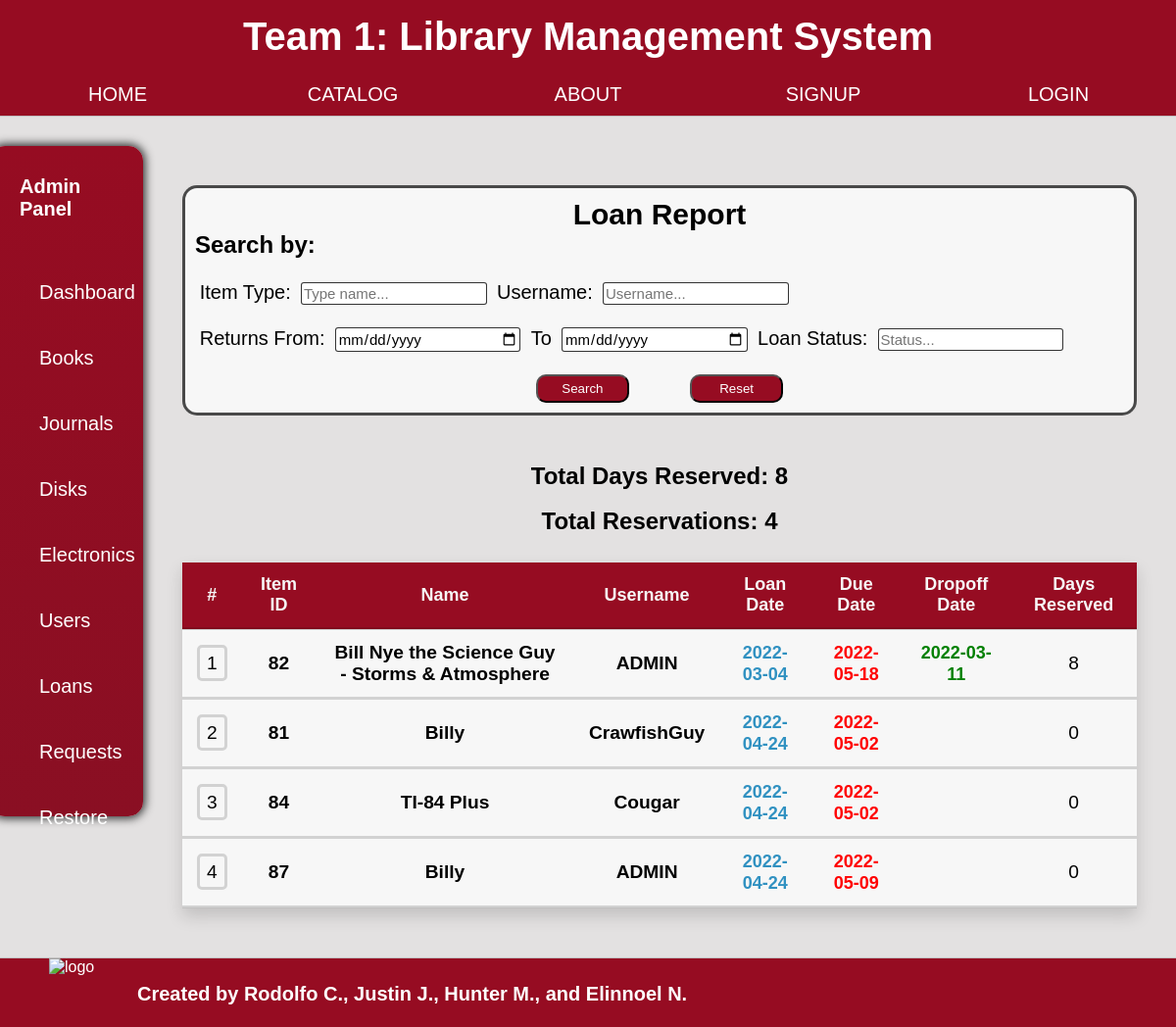
Page /admin/loanreport.php on the committed database.
### tables this page shows
CREATE TABLE `loan` (
  `Loan_id` int(11) NOT NULL,
  `Item` int(11) DEFAULT NULL,
  `User` int(11) NOT NULL,
  `Loan_date` date NOT NULL,
  `Return_date` date NOT NULL,
  `Drop_date` date DEFAULT NULL,
  `Returned` int(6) NOT NULL DEFAULT 0
);

CREATE TABLE `item` (
  `Item_id` int(11) NOT NULL,
  `Disk_id` int(11) DEFAULT NULL,
  `Electronic_id` int(11) DEFAULT NULL,
  `Book_id` int(11) DEFAULT NULL,
  `Journal_id` int(11) DEFAULT NULL,
  `User_id` int(11) NOT NULL,
  `In_Use` int(6) NOT NULL DEFAULT 0
);

CREATE TABLE `user` (
  `User_id` int(11) NOT NULL,
  `Fname` varchar(50) DEFAULT NULL,
  `Lname` varchar(50) DEFAULT NULL,
  `Email` varchar(50) NOT NULL,
  `Username` varchar(16) NOT NULL,
  `Password` varchar(255) NOT NULL,
  `Balance` decimal(10,2) UNSIGNED NOT NULL DEFAULT 0.00,
  `DOB` date DEFAULT NULL,
  `Pnumber` varchar(20) DEFAULT NULL,
  `Current_orders` int(11) NOT NULL DEFAULT 0,
  `Created` datetime DEFAULT NULL,
  `User_Status` varchar(6) NOT NULL DEFAULT 'user',
  `Deleted_id` tinyint(4) NOT NULL DEFAULT 0
);

### admin/loanreport.php (the view, shortened to what this page needs)
<?php
    include_once 'adminpanel.php';
    $Output = '';
    $Variables = '';
    $SessionVars = array();
    $Output2 = '';
    $loanstat = $_SESSION["Loan-Status"];
    if($_SESSION["Loan-Status"] != '%%'){
        if($_SESSION["Loan-Status"] == "Loaned") {
            $loanstat = " AND loan.Returned = 0 ";
        } else if($_SESSION["Loan-Status"] == "Returned") {
            $loanstat = " AND loan.Returned = 1 ";
        } else {
            $loanstat = '';
        }
    }
?>
    <div class="content">
        <head2> <title>Loan Reports</title> <link rel="stylesheet" href="../style.css"> <link rel="stylesheet" href="astyle.css"></head2>
       <form class="admin-form">
            <h2 style = "text-align:center;">Loan Report</h2>
            <h4>Search by:</h4><br>
                <label class="admin-label">Item Type:</label>
                <input list="listType" name="type" placeholder="Type name..." class="admin-list"
                    <?php if($_SESSION["Report-IType"] != '%%'){$Value =  'value = "'.substr($_SESSION["Report-IType"], 0, 0).'"';echo $Value;}?>>
                <label class="admin-label">Username:</label>
                    <input list="listUsername" name="Username" class="admin-list" placeholder="Username..."
                    <?php if($_SESSION["User-Username"] != '%%'){ $Value =  'value = "'.substr($_SESSION["User-Username"], 1, -1).'"'; echo $Value; } ?>>
                    </input><br><br>
                <label class="admin-label">Returns From:</label>
                    <input type="date" name="Date-From" class="admin-list"
                        <?php if(!empty($_SESSION["Loan-Date-From"])){ $Value =  'value = "' .$_SESSION["Loan-Date-From"].'"'; echo $Value; } ?>>
                    <label class="admin-label">To</label>
                    <input type="date" name="Date-To" class="admin-list"
                        <?php if(!empty($_SESSION["Loan-Date-To"])){ $Value =  'value = "' .$_SESSION["Loan-Date-To"].'"'; echo $Value; } ?>>
                <label class="admin-label">Loan Status:</label>
                <input list="listStatus" name="Status" placeholder="Status..." class="admin-list"
                    <?php if($_SESSION["Loan-Status"] != '%%'){ $Value =  'value = "'.substr($_SESSION["Loan-Status"], 0, 0).'"'; echo $Value; } ?>>
                </input> <br><br>
            <div class="admin-button-line">
                <label class="admin-button">
                    <button type="submit" name ="submit">Search</button>
                </label>
                <label class="admin-button">
                    <button type="submit" name ="reset">Reset</button>
                </label>
            </div>
        </form>
        <div class="sum">
            <?php
                $sql3="SELECT SUM(DATEDIFF(loan.Drop_date, loan.Loan_date)+1) as Days_Reserved
                FROM loan
                INNER JOIN user on user.User_id = loan.User
                INNER JOIN item on item.Item_id = loan.Item
                WHERE item".$Output." IS NOT NULL ".$Output2.$loanstat;
                $stmt3 = mysqli_stmt_init($con);
                if(!mysqli_stmt_prepare($stmt3,$sql3)){echo "SQL statement failed";}
                else{
                    if(!empty($Variables)){
                        mysqli_stmt_bind_param($stmt3, $Variables, ...$SessionVars);
                        mysqli_stmt_execute($stmt3);
                        $result3=mysqli_stmt_get_result($stmt3);
                    }
                    else {
                        $result3 = mysqli_query($con,$sql3);
                    }
                    $row3 = mysqli_fetch_assoc($result3);
                    $total = $row3["Days_Reserved"];
                    echo "<h2 style='text-align: center'>Total Days Reserved: ".$total."</h2><br/>";
                }
             ?>
        </div>
        <table class = "content-table">
            <thread>
                <tr style = "font-size:18px;">
                    <th style = "width:1%;">#</th>
                    <th>Item ID</th>
                    <th>Name</th>
                    <th>Username</th>
                    <th>Loan Date</th>
                    <th>Due Date</th>
                    <th>Dropoff Date</th>
                    <th>Days Reserved</th>
                </tr>
            </thread>
            <?php
                include '../connect.php';
                $num = 0;
                $result = "";
                $sql = "SELECT item.Item_id,user.Username, loan.Returned, loan.Loan_date, loan.Return_date, loan.Drop_date, DATEDIFF(loan.Drop_date, loan.Loan_date) as Days_Reserved, COALESCE(book.Name, journal.Name, electronic.Model, disk.Name) AS name, COALESCE(book.Img, journal.Img, electronic.Img, disk.Img) AS Img, COALESCE(book.Description, journal.Description, electronic.Description, disk.Description) AS Description
                FROM loan
                INNER JOIN item on item.Item_id = loan.Item
                LEFT JOIN book ON item.Book_id = book.Book_id
                LEFT JOIN journal ON item.Journal_id = journal.Journal_id
                LEFT JOIN disk ON item.Disk_id = disk.Disk_id
                LEFT JOIN electronic ON item.Electronic_id = electronic.Electronic_id
                INNER JOIN user on user.User_id = loan.User
                WHERE item".$Output." IS NOT NULL ".$Output2.$loanstat." ORDER BY loan.Drop_date DESC";
                $stmt = mysqli_stmt_init($con);
                if(!mysqli_stmt_prepare($stmt,$sql)){echo "SQL statement failed";}
                else{
                    if(!empty($Variables)){
                        mysqli_stmt_bind_param($stmt, $Variables, ...$SessionVars);
                        mysqli_stmt_execute($stmt);
                        $result=mysqli_stmt_get_result($stmt);
                    }
                    else{ $result = mysqli_query($con,$sql);}
                    $numres = 0;
                    if(mysqli_num_rows($result) > 0) {
                        $numres = mysqli_num_rows($result);
                    };
                    echo "<h2 style='text-align: center'>Total Reservations: ".$numres."</h2><br/>";
                if(!empty($result)){
                    while($row=mysqli_fetch_assoc($result)){
                    $Item = $row['Item_id'];
                    $Name = $row['name'];
                    $Username = $row['Username'];
                    $LoanStart = $row['Loan_date'];
                    $LoanDue = $row['Return_date'];
                    $LoanEnd = $row['Drop_date'];
                    $Days = $row['Days_Reserved'];
                    if(is_null($Days)) {
                        $Days = 0;
                    } else {
                        $Days = $Days + 1;
                    }
                    $Image = $row['Img'];
                    $Description = $row['Description'];
                    $num += 1;
                    echo '
                    <tbody>
                        <tr id = '.$num.'>
                            <td id = "'.$num.'" onclick ="content()">
                                <s style="padding:5px 7px; border-radius: 5px;">'.$num.'</s>
                            </td>
                            <td id = "'.$num.'" onclick ="content()">
                                <b>'.$Item.'</b><br>
                            </td>
                            <td id = "'.$num.'" onclick ="content()">
                                <b>'.$Name.'</b><br>
                            </td>
                            <td id = "'.$num.'" onclick ="content()">
                                <b>'.$Username.'</b><br>
                            </td>
                            <td class = "admin-table-name" id = "'.$num.'" onclick ="content()">
                                <b style = "color: #3091C1; font-size: 18px;">'.$LoanStart.'</b><br>
                            </td>
                            <td class = "admin-table-name" id = "'.$num.'" onclick ="content()">
                                <b style = "color: red; font-size: 18px;">'.$LoanDue.'</b><br>
                            </td>
                            <td class = "admin-table-name" id = "'.$num.'" onclick ="content()">
                                <b style = "color: green; font-size: 18px;">'.$LoanEnd.'</b><br>
                            </td>
                            <td id = "'.$num.'" onclick ="content()">'.$Days.'</td>';
                    echo'
                        </tr>
                        <div class="modal" id="modal'.$num.'">
                                                <b>Item ID:</b> '.$Item.'
                                                <b>Item Name:</b> '.$Name.'
                                                <img src="../img/'.$Image.'" width=160 height=240 style="box-shadow: 0 .5rem 1rem rgba(0,0,0,.15)!important; border: 3px solid rgba(0,0,0,.25); border-radius: 5px;">
                                            <div style="margin-left: 10px;display:inline-block;"><small>'.$Description.'</small></div>
                                                <b>Date Started:</b> '.$LoanStart.'
                                                <b>Date Due:</b> '.$LoanDue.'
                                                <b>Date Returned:</b> '.$LoanEnd.'
                                                <b>Days Reserved:</b> '.$Days.'
                        </div>
                    </tbody>';
                    }
                }
            }
            ?>
        </table>
    </div>
</section>
</div>
<?php include_once '../footer.php';?>

### style.css (style rules this page uses)
* { padding: 0; margin: 0; list-style: none; text-decoration: none; box-sizing: border-box; font-family: Arial, HelvSetica, sans-serif; }
.content { padding: 40px 40px; width:100%; }
body { display: flex; flex-direction: column; min-height: 100vh; background-color: #C8102E; margin: 0; font-family: Helvetica; padding:0; }

### admin/astyle.css (style rules this page uses)
h4 { font-size: 1.5rem; }
.content-table { border-collapse: collapse; margin: 10px 0; font-size: 1.2em; width: 100%; box-shadow: 0 .5rem 1rem rgba(0,0,0,.15)!important; }
.content-table th, .content-table td { padding: 12px 15px; border-bottom: 3px solid rgba(0,0,0,.15); background-color: #f7f7f7; text-align: center; }
.content-table th { background-color: #960c22; color: #f7f7f7; }
.content-table td s { border-color: rgba(0,0,0,.15); border-style: solid; }
*, *::after, *::before { box-sizing: border-box; }
.admin-form { width: 100%; border: 3px solid rgba(0,0,0,.70); padding: 10px; background: #f7f7f7; border-radius: 15px; font-size: 20px; margin-bottom: 5%; }
.admin-label { margin: auto .5%; }
.admin-list { width: 20%; font-size: 15px; border: 1px solid rgba(0,0,0,.80); border-radius: 3px; padding: .2%; }
.admin-button-line { text-align: center; }
.admin-button button { background: #960c22; padding: 5px; width: 10%; color: #fff; border-radius: 10px; cursor: pointer; margin: auto 3%; }

### rows in the picture
loan: Item.Item_id "82", Name "Bill Nye the Science Guy - Storms & Atmosphere", User.Username "ADMIN", Loan_date "2022-03-04", Return_date "2022-05-18", Drop_date "2022-03-11", Days "8"
loan: Item.Item_id "81", Name "Billy", User.Username "CrawfishGuy", Loan_date "2022-04-24", Return_date "2022-05-02", Days "0"
loan: Item.Item_id "84", Name "TI-84 Plus", User.Username "Cougar", Loan_date "2022-04-24", Return_date "2022-05-02", Days "0"
loan: Item.Item_id "87", Name "Billy", User.Username "ADMIN", Loan_date "2022-04-24", Return_date "2022-05-09", Days "0"

### other values in the picture
$about "ABOUT"
$sign "SIGNUP"
$log "LOGIN"
$total "8"
$numres "4"
